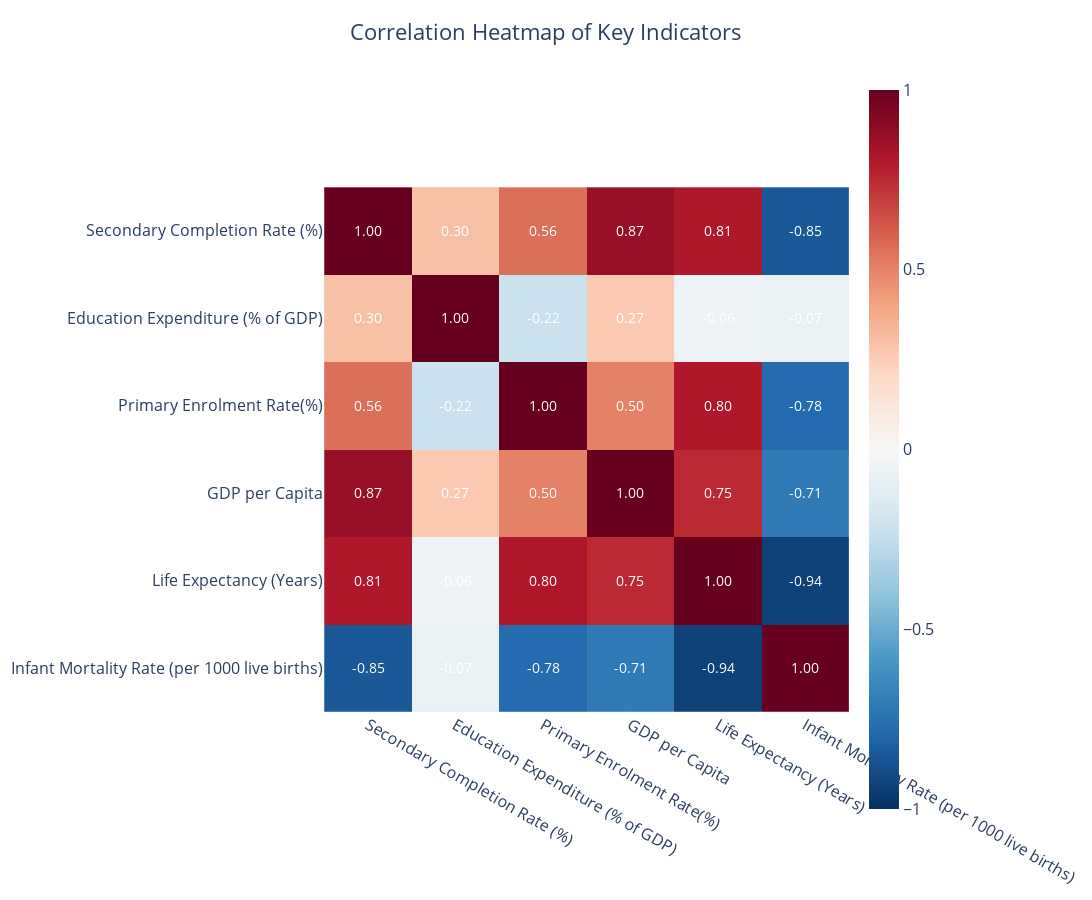

This figure's notebook cell:
### Code cell
# Ora creo una heatmap per visualizzare le correlazioni tra le variabili del dataframe finale

numeric_cols = [
    "Secondary Completion Rate (%)",
    "Education Expenditure (% of GDP)",
    "Primary Enrolment Rate(%)",
    "GDP per Capita",
    "Life Expectancy (Years)",
    "Infant Mortality Rate (per 1000 live births)"
]

corr_matrix = df_final[numeric_cols].corr()

fig = px.imshow(
    corr_matrix,
    text_auto=True,
    color_continuous_scale="RdBu_r",
    zmin=-1,
    zmax=1,
    title="Correlation Heatmap of Key Indicators",
)

fig.update_layout(
    title_x=0.5,
    width=1200,  
    height=900,
    font=dict(size=16),
    margin=dict(l=60, r=60, t=80, b=60)
)

fig.update_coloraxes(cmid=0)

fig.update_traces(
    texttemplate="%{z:.2f}",
    textfont=dict(size=14, color="white")
)

fig.show()

### Figure 1 — Plotly figure (JSON) as saved in the notebook; plotly's stock layout.template omitted (floating-point values rounded to 4 significant figures)
{"data": [{"coloraxis": "coloraxis", "hovertemplate": "x: %{x}<br>y: %{y}<br>color: %{z}<extra></extra>", "name": "0", "textfont": {"color": "white", "size": 14}, "texttemplate": "%{z:.2f}", "type": "heatmap", "x": ["Secondary Completion Rate (%)", "Education Expenditure (% of GDP)", "Primary Enrolment Rate(%)", "GDP per Capita", "Life Expectancy (Years)", "Infant Mortality Rate (per 1000 live births)"], "xaxis": "x", "y": ["Secondary Completion Rate (%)", "Education Expenditure (% of GDP)", "Primary Enrolment Rate(%)", "GDP per Capita", "Life Expectancy (Years)", "Infant Mortality Rate (per 1000 live births)"], "yaxis": "y", "z": [[1, 0.3015, 0.5569, 0.8701, 0.8075, -0.8531], [0.3015, 1, -0.2205, 0.2677, -0.05627, -0.06718], [0.5569, -0.2205, 1, 0.5035, 0.8048, -0.776], [0.8701, 0.2677, 0.5035, 1, 0.7512, -0.7126], [0.8075, -0.05627, 0.8048, 0.7512, 1, -0.9375], [-0.8531, -0.06718, -0.776, -0.7126, -0.9375, 1]]}], "layout": {"coloraxis": {"cmax": 1, "cmid": 0, "cmin": -1, "colorscale": [[0, "rgb(5,48,97)"], [0.1, "rgb(33,102,172)"], [0.2, "rgb(67,147,195)"], [0.3, "rgb(146,197,222)"], [0.4, "rgb(209,229,240)"], [0.5, "rgb(247,247,247)"], [0.6, "rgb(253,219,199)"], [0.7, "rgb(244,165,130)"], [0.8, "rgb(214,96,77)"], [0.9, "rgb(178,24,43)"], [1, "rgb(103,0,31)"]]}, "font": {"size": 16}, "height": 900, "margin": {"b": 60, "l": 60, "r": 60, "t": 80}, "title": {"text": "Correlation Heatmap of Key Indicators", "x": 0.5}, "width": 1200, "xaxis": {"anchor": "y", "constrain": "domain", "domain": [0, 1], "scaleanchor": "y"}, "yaxis": {"anchor": "x", "autorange": "reversed", "constrain": "domain", "domain": [0, 1]}}}
